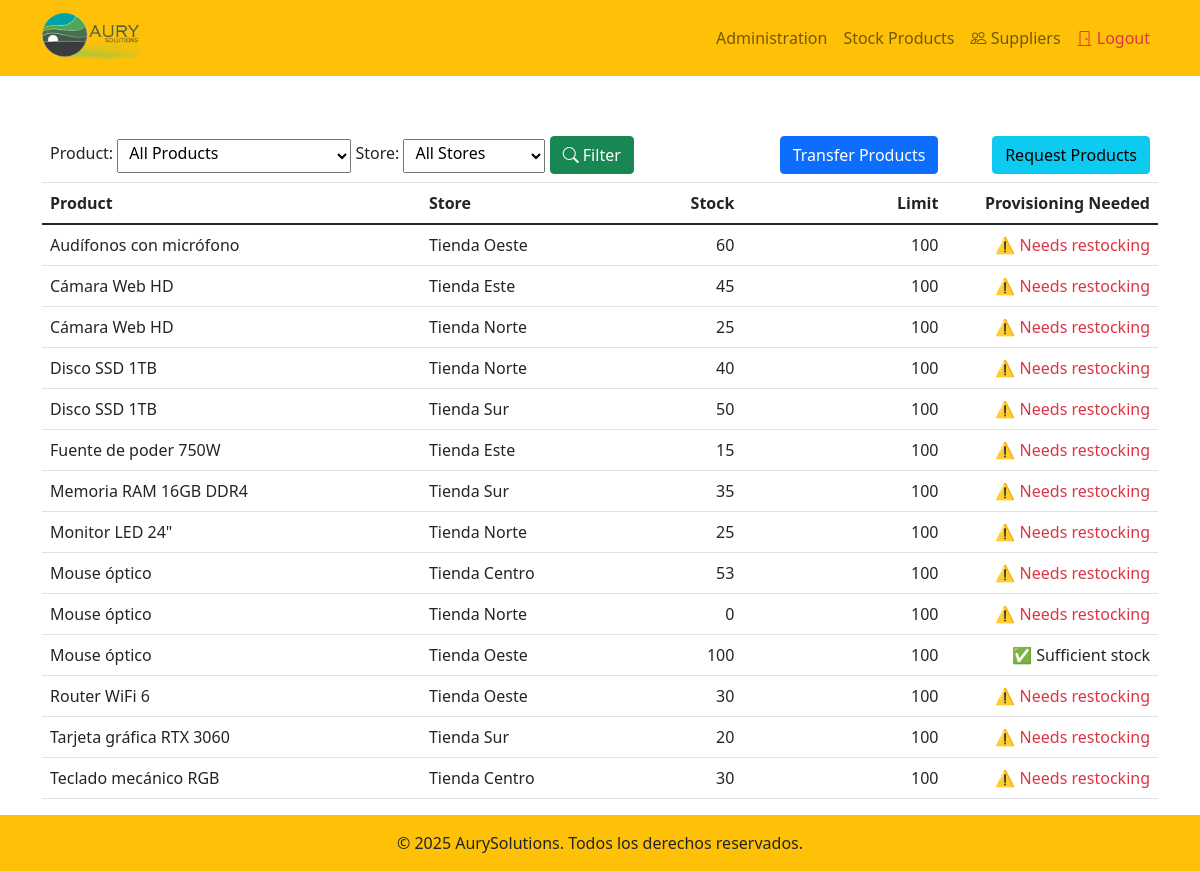
The page /dashboard/store/ (signed in) on the database as committed earlier.
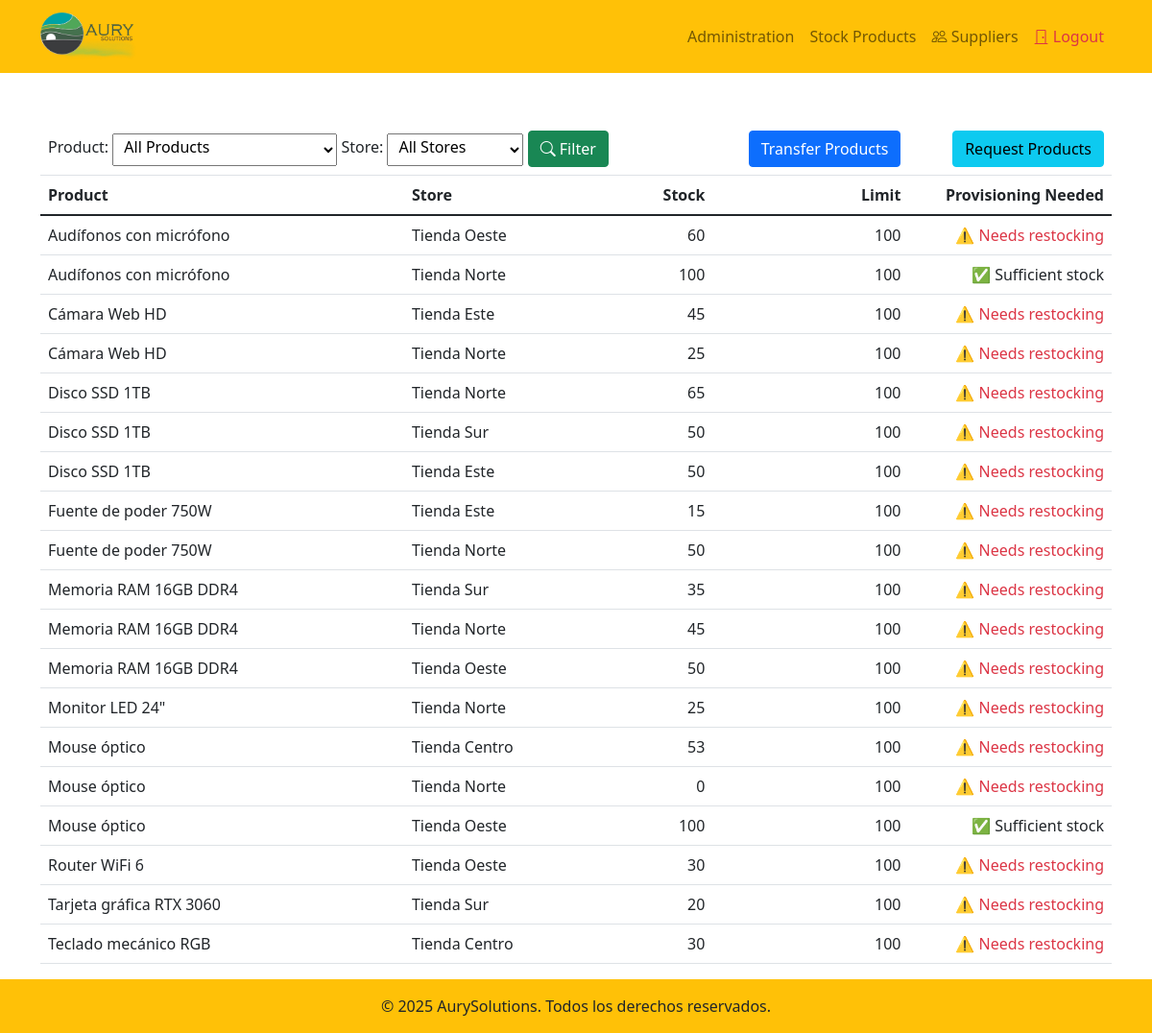
The same page on the database as committed later.
### core/models.py (models this page shows, shortened)
class Stock(models.Model):
    product = models.ForeignKey(Product, on_delete=models.CASCADE, related_name='stock_entries')
    store = models.ForeignKey(Store, on_delete=models.CASCADE, related_name='stock_entries')
    quantity = models.PositiveIntegerField(default=0, validators=[MinValueValidator(0)])
    def is_low_stock(self):
        threshold = self.product.provision * 0.9
        return self.quantity < threshold

class Product(models.Model):
    name = models.CharField(max_length=100)
    description = models.TextField(blank=True, null=True)
    cost = models.DecimalField(max_digits=10, decimal_places=2, default=0)
    price = models.DecimalField(max_digits=10, decimal_places=2)
    provision = models.IntegerField(default=100)
    iva = models.DecimalField(max_digits=10, decimal_places=2, default=21)
    image = models.ImageField(
        upload_to="img/product_images/",
        blank=True,
        null=True,
        validators=[FileExtensionValidator(["jpg", "png", "jpeg"])]
    )

class Store(models.Model):
    name = models.CharField(max_length=100)
    street = models.CharField(max_length=250)
    phone = models.CharField(max_length=15, blank=True, null=True)
    image = models.ImageField(
        upload_to="img/product_images/",
        blank=True,
        null=True,
        default="img/sin-imagen.jpg",
        validators=[FileExtensionValidator(["jpg", "png", "jpeg"])]
    )

### core/views.py (the view)
# urls.py: path('dashboard/store/', store_dashboard, name='store_dashboard'),
@login_required
@permission_required('core.full_access', raise_exception=True)
def store_dashboard(request):
    store_id = request.GET.get('store')  # Capturar filtro de tienda
    product_id = request.GET.get('product')  # Capturar filtro de producto
    stock_entries = Stock.objects.all().order_by('product__name')
    if store_id:
        stock_entries = stock_entries.filter(store_id=store_id)
    if product_id:
        stock_entries = stock_entries.filter(product_id=product_id)
    stores = Store.objects.all()
    products = Product.objects.all()
    return render(request, 'core/dashboard/store_dashboard.html', {
        'stock_entries': stock_entries,
        "stores": stores,
        "products": products
    })

### templates/core/dashboard/store_dashboard.html (shortened to what this page needs)
{% extends "base.html" %}
{% block content %}
    <div class="container mt-5">
        <table class="table">
            <thead>
            <tr>
                <td colspan="3">
                    <form method="GET">
                        <label for="product">Product:</label>
                        <select name="product" id="product" style="padding: 7px; padding-top: 1px">
                            <option value="">All Products</option>
                        </select>
                        <label for="store">Store:</label>
                        <select name="store" id="store" style="padding: 7px; padding-top: 1px">
                            <option value="">All Stores</option>
                        </select>
                        <button type="submit" class="btn btn-success"><i class="bi bi-search"></i>&nbsp;Filter</button>
                    </form>
                </td>
                <td class="text-end">
                    <a href="{% url 'transfer_product' %}" class="btn btn-primary">Transfer Products</a>
                </td>
                <td class="text-end">
                    <a href="{% url 'transfer_product' %}" class="btn btn-info">Request Products</a>
                </td>
            </tr>
            <tr>
                <th>Product</th>
                <th>Store</th>
                <th class="text-end">Stock</th>
                <th class="text-end">Limit</th>
                <th class="text-end">Provisioning Needed</th>
            </tr>
            </thead>
            <tbody>
            {% for stock_entry in stock_entries %}
                <tr>
                    <td>{{ stock_entry.product.name }}</td>
                    <td>{{ stock_entry.store.name }}</td>
                    <td class="text-end">{{ stock_entry.quantity }}</td>
                    <td class="text-end">{{ stock_entry.product.provision }}</td>
                    <td class="text-end">
                        {% if stock_entry.is_low_stock %}
                            <span class="text-danger">⚠️ Needs restocking</span>
                        {% else %}
                            ✅ Sufficient stock
                        {% endif %}
                    </td>
                </tr>
            {% endfor %}
            </tbody>
        </table>
    </div>
{% endblock %}

### templates/base.html (shortened to what this page needs)
{% load static %}
<!DOCTYPE html>
<html lang="es">
<head>
    <link href="https://cdn.jsdelivr.net/npm/bootstrap@5.1.3/dist/css/bootstrap.min.css" rel="stylesheet">
    <link rel="stylesheet" href="https://cdn.jsdelivr.net/npm/bootstrap-icons@1.11.3/font/bootstrap-icons.min.css">
    <link rel="stylesheet" href="{% static '/css/site.css' %}">
</head>
<body>
<div class="wrapper">
    <header class="p-3">
        <nav class="navbar navbar-expand-lg navbar-light bg-warning fixed-top">
            <div class="container">
                <a class="navbar-brand" style="margin-right: 40px" href="{% url 'home' %}">
                    <img src="{% static 'img/logoAS.png' %}" alt="AurySolutions" width="100px">
                </a>
                <div class="collapse navbar-collapse" id="navbarNav">
                    <ul class="d-flex justify-content-end list-unstyled m-0 navbar-nav">
                        {% if user.is_authenticated %}
                            {% if user.groups.all.0.name == "Admins" %}
                                <li class="nav-item">
                                    <a class="nav-link" href="{% url 'admin_dashboard' %}">Administration</a>
                                </li>
                                <li class="nav-item">
                                    <a class="nav-link" href="{% url 'store_dashboard' %}">Stock Products</a>
                                </li>
                                <li class="nav-item">
                                    <a class="nav-link" href="{% url 'register_supplier' %}">
                                        <i class="bi bi-people"></i> Suppliers
                                    </a>
                                </li>
                            {% endif %}
                            <li class="nav-item">
                                <a class="nav-link text-danger" href="{% url 'logout' %}">
                                    <i class="bi bi-door-closed"></i> Logout
                                </a>
                            </li>
                        {% endif %}
                    </ul>
                </div>
            </div>
        </nav>
    </header>
    <div class="content pt-5">
        {% block content %}{% endblock %}
    </div>
    <footer class="bg-warning text-dark text-center py-3">
        <div class="container">
            <p class="mb-0">&copy; 2025 AurySolutions. Todos los derechos reservados.</p>
        </div>
    </footer>
</div>
</body>
</html>

### static/css/site.css (style rules this page uses)
html, body { height: 100%; margin: 0; }
.wrapper { min-height: 100%; display: flex; flex-direction: column; }
.content { flex: 1; }

Rows that differ between the two databases and show on the page:
added Stock: product.name "Audífonos con micrófono", store.name "Tienda Norte", quantity "100", product.provision "100", shows "✅ Sufficient stock"
changed Stock (number 5 of 19 on the later page): quantity "40" → "65"
added Stock: product.name "Disco SSD 1TB", store.name "Tienda Este", quantity "50", product.provision "100", shows "⚠️ Needs restocking"
added Stock: product.name "Fuente de poder 750W", store.name "Tienda Norte", quantity "50", product.provision "100", shows "⚠️ Needs restocking"
added Stock: product.name "Memoria RAM 16GB DDR4", store.name "Tienda Norte", quantity "45", product.provision "100", shows "⚠️ Needs restocking"
added Stock: product.name "Memoria RAM 16GB DDR4", store.name "Tienda Oeste", quantity "50", product.provision "100", shows "⚠️ Needs restocking"
